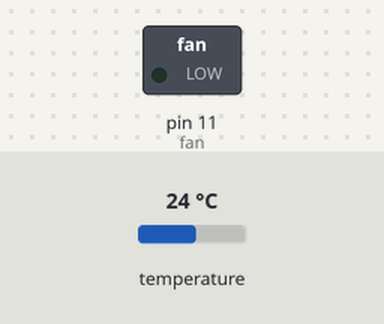
A sketch run on a simulated Arduino Uno, built with avr-gcc and run on an emulated ATmega328P. Shown: switched loads named in the sketch (green lamp = pin HIGH). The inputs (shaded band) are chosen by the test bench; at power-on: temperature 24 °C. What the sketch prints to the serial monitor is not drawn.

Above: at 12.3 s.
12.4 s: temperature set to 27.4 °C
23.5 s: temperature set to 28.4 °C
At 33.8 s:
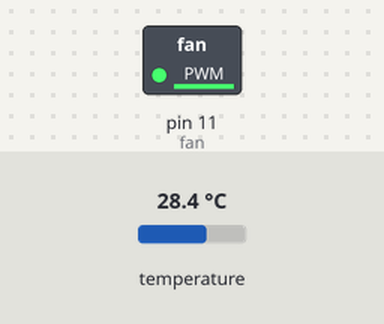
34.5 s: temperature set to 12 °C
At 50.95 s:
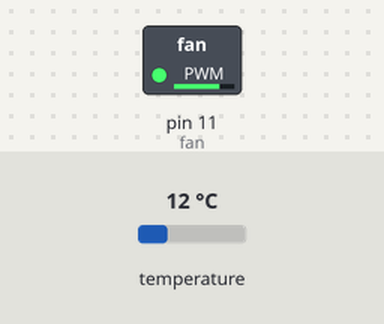
63.3 s: temperature set to 28 °C
At 72.1 s:
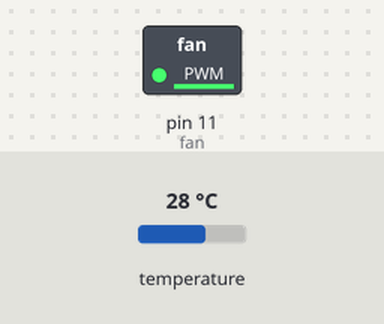
Timing chart, 0 to 73.3 s (numbered marks = the images above; inputs shaded):
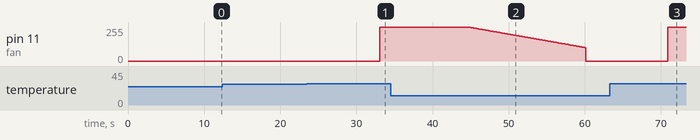

The sketch:

fan_pwm.ino
```cpp
#include <DallasTemperature.h>
#include <OneWire.h>

#define ONE_WIRE_BUS 2
// Setup a oneWire instance to communicate with any OneWire devices (not just Maxim/Dallas temperature ICs)
OneWire oneWire(ONE_WIRE_BUS);
// Pass our oneWire reference to Dallas Temperature.
DallasTemperature sensors(&oneWire);

int fan = 11;
int val;
float fanInitTemp = 81.7;
float fanCutoffTemp = 81.6;
int loopWait = 10000;

void setup()
{
 Serial.begin(9600);
 pinMode(fan, OUTPUT);
 sensors.begin();
}

void loop(){
  sensors.requestTemperatures();
  long currentTemp = sensors.getTempFByIndex(0);
  if (currentTemp < fanInitTemp){
    Serial.print("Temp less than threshold ");
    Serial.print(fanInitTemp);
    Serial.print(", nothing to do.\n");
    Serial.print("Current temp ");
    Serial.print(currentTemp);
    Serial.print("\n");
    delay(loopWait);
    return;
  }

  Serial.print("Temp exceeds threshold ");
  Serial.print(fanInitTemp);
  Serial.print(", initializing fan\n");

  // kick the fan on with a high value before stepping up pwm
  analogWrite(fan, 255);
  for (val = 50; val < 255; val++)
  {
    analogWrite(fan, val);
  }

  Serial.print("Waiting for cooldown.");
  //Serial.print(sensors.getTempFByIndex(0));
  long newTemp;
  do {
    sensors.requestTemperatures();
    newTemp = sensors.getTempFByIndex(0);
    if (newTemp <= fanCutoffTemp)
    {
      Serial.println("Temp reached low threshold.");
      break;
    }
    //Serial.print(newTemp);
    Serial.print(".");
    delay(10000);
  } while( newTemp > fanCutoffTemp );

  Serial.println("Ramping down");
  // ramp down
  for (val = 255; val > 100; val--)
  {
    analogWrite(fan, val);
    delay(100);
  }
  analogWrite(fan, 0);
  delay(loopWait);
}
```

Measured:
- the behaviour switches between 27.8 and 27.9 °C on temperature (found by bisection; images 0 and 1)
- after the input at 12.4 s, every drawn part: stays the same
- after the input at 23.5 s, pin 11 (fan): 0/255 → 254/255 after 9.6 s
- after the input at 34.5 s, pin 11 (fan): 254/255 → 255/255 after 10.1 s, → 254/255 0.10 s later, → 253/255 0.10 s later, → 252/255 0.10 s later, … (156 changes in this stretch)
- after the input at 63.3 s, pin 11 (fan): 0/255 → 254/255 after 7.6 s
